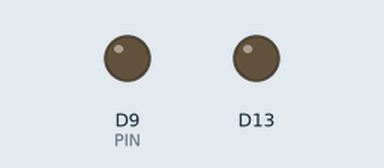
Bench run of a sketch on a simulated Arduino Zero (SAMD21). Parts: output pins drawn as LEDs (lit = HIGH).

Above: at 1.6 s.
At 18.8 s:
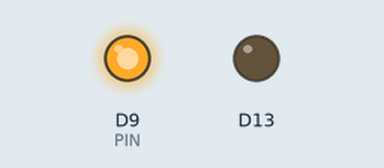
Timing chart, 0 to 19.6 s (numbered marks = the images above):
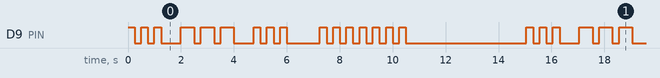

The sketch:

Secuencias.ino
```cpp
#define PIN 9
#define DELAY_FAST_TIME 250
#define DELAY_SLOW_TIME 500

void setup() {
  pinMode(PIN, OUTPUT);
}

void loop() {
  writeSOS();
  delay(1000);

  writeBlink();
  delay(1000);

  writePulse();
  delay(1000);
}

void writeSOS() {
  for (int i = 0; i < 3; i++) {
    digitalWrite(PIN, HIGH);
    delay(DELAY_FAST_TIME);
    digitalWrite(PIN, LOW);
    delay(DELAY_FAST_TIME);
  }

  delay(DELAY_FAST_TIME * 2);

  for (int i = 0; i < 3; i++) {
    digitalWrite(PIN, HIGH);
    delay(DELAY_SLOW_TIME);
    digitalWrite(PIN, LOW);
    delay(DELAY_FAST_TIME);
  }

  delay(DELAY_FAST_TIME * 2);

  for (int i = 0; i < 3; i++) {
    digitalWrite(PIN, HIGH);
    delay(DELAY_FAST_TIME);
    digitalWrite(PIN, LOW);
    delay(DELAY_FAST_TIME);
  }
}

void writeBlink() {
  for (int i = 0; i < 7; i++) {
    digitalWrite(PIN, HIGH);
    delay(DELAY_FAST_TIME);
    digitalWrite(PIN, LOW);
    delay(DELAY_FAST_TIME);
  }
}

void writePulse() {
  float seconds = 1.5;
  float increment = 1.0 / seconds;

  for (float value = 0.0; value < 255.0; value += increment) {
    analogWrite(PIN_LED, (int)value);
    delay(1000 / 255);
  }

  for (float value = 255.0; value > 0.0; value -= increment) {
    analogWrite(PIN_LED, (int)value);
    delay(1000 / 255);
  }

  analogWrite(PIN_LED, 0.0);
}
```

Measured:
- by itself, D9 (PIN): moves between LOW and HIGH, repeating every 15.1 s
